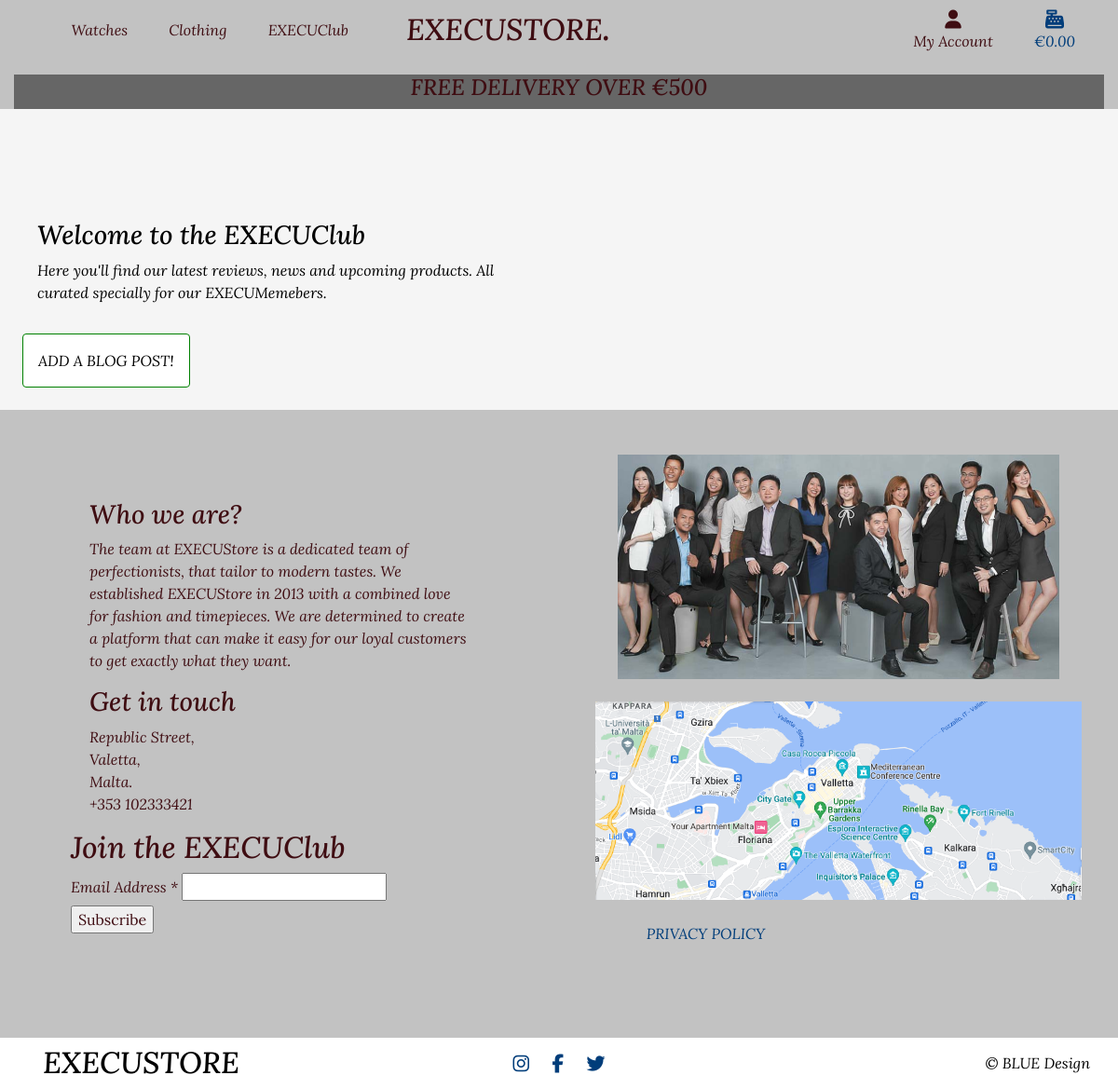
Page /blog/ (signed in) on the earlier database version.
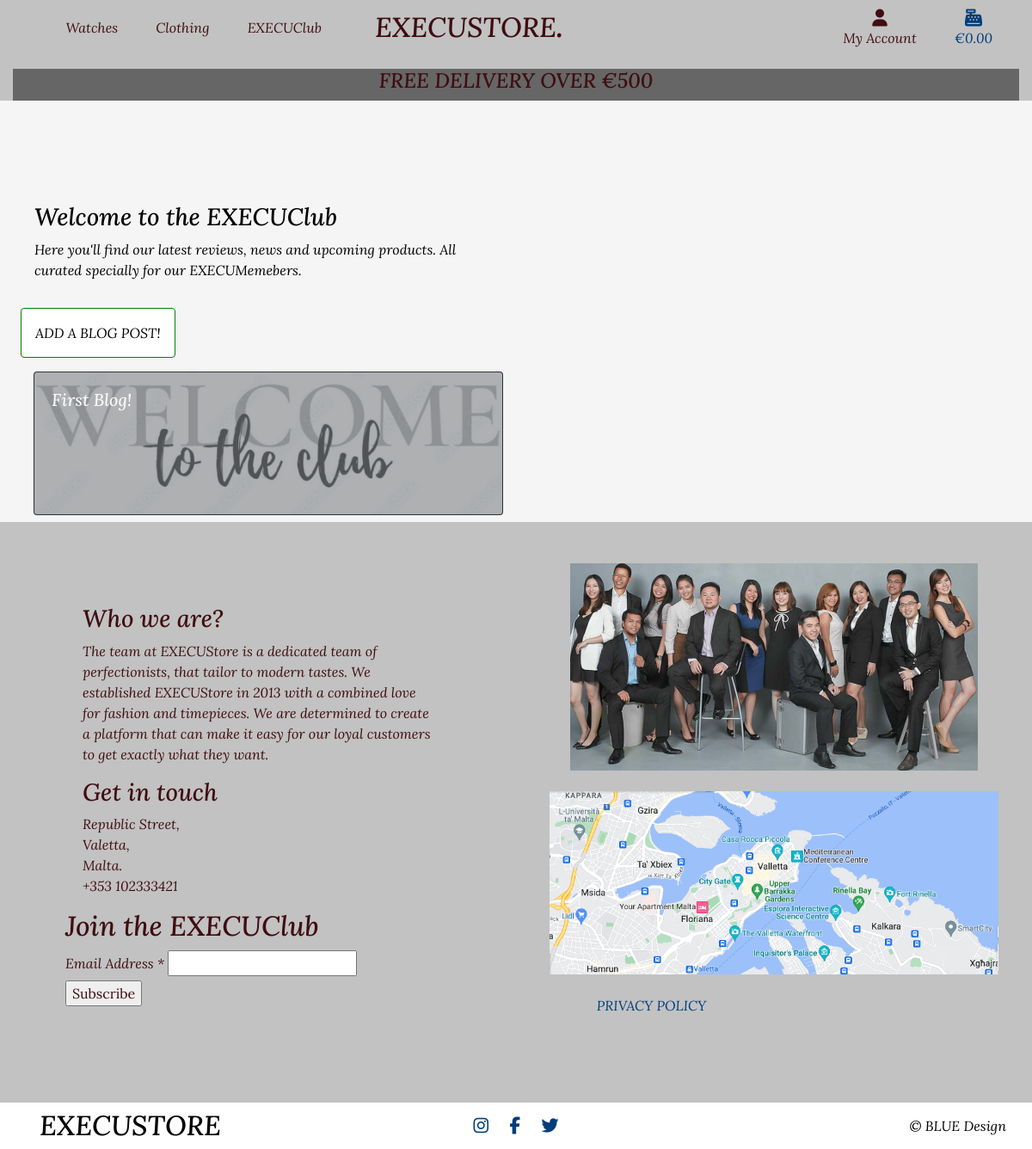
Same page on the later database version.
### blog/models.py (models this page shows, shortened)
class Blog(models.Model):
    blog_title = models.CharField(max_length=254, null=True, blank=True)
    blog_content = models.TextField()
    blog_id = models.CharField(max_length=254, null=True, blank=True)
    image_url = models.URLField(max_length=1024, null=True, blank=True)
    image = models.ImageField(null=True, blank=True)

### blog/views.py (the view)
# urls.py: path('', views.all_blogs, name='blog'),
@login_required
def all_blogs(request):
    if not request.user.is_authenticated:
        messages.error(request, 'Sorry, only staff can do that.')
        return redirect(reverse('login'))
    blog = Blog.objects.all()
    context = {
        'blog': blog,
        'blog_detail': blog_detail,
    }
    return render(request, 'blog/blog.html', context)

### bag/contexts.py (called while the page is built, shortened)
def bag_contents(request):
    bag_items = []
    total = 0
    product_count = 0
    bag = request.session.get('bag', {})
    if total < settings.FREE_DELIVERY_THRESHOLD:
        delivery = total * Decimal(settings.STANDARD_DELIVERY_PERCENTAGE / 100)
        free_delivery_delta = settings.FREE_DELIVERY_THRESHOLD - total
    else:
        delivery = 0
        free_delivery_delta = 0
    grand_total = delivery + total
    context = {
        'bag_items': bag_items,
        'total': total,
        'product_count': product_count,
        'delivery': delivery,
        'free_delivery_delta': free_delivery_delta,
        'free_delivery_threshold': settings.FREE_DELIVERY_THRESHOLD,
        'grand_total': grand_total,
    }
    return context

### blog/templates/blog/blog.html (shortened to what this page needs)
{% extends "base.html" %}
{% load static %}
{% block page_header %}
    <div class="container header-container">
    </div>
{% endblock %}
{% block content %}
    <div class="container-fluid px-4 product-page">
        <div class="row gx-5">
            <div class="col-12 col-md-6 p-3 my-auto">
                <h3>Welcome to the EXECUClub</h3>
                <p>Here you'll find our latest reviews, news and upcoming products. All curated specially for our EXECUMemebers.</p>
            </div>
        </div>
        <div class="row space">
            <a href="{% url 'add_blog' %}" class="col-12 col-md-6 p-3 my-auto btn-outline-green rounded">
                <span class="text-uppercase">Add a blog post!</span>
            </a>
        </div>
        <div class="row">
            {% for blog in blog %}
            <a class="col-12 col-md-6" href="{% url 'blog_detail' blog.id %}">
                <div class="">
                    <div class="card blog-card bg-dark text-light">
                        <img class="card-img" src="{{ blog.image.url }}" alt="Card image" style="opacity:0.6;">
                        <div class="card-img-overlay">
                          <h5 class="card-title">{{ blog.blog_title }}</h5>
                        </div>
                      </div>
                </div>
            </a>
            {% endfor %}
        </div>
    </div>
{% endblock %}

Differences in the rows shown:
added Blog: image (picture), blog_title "First Blog!"
